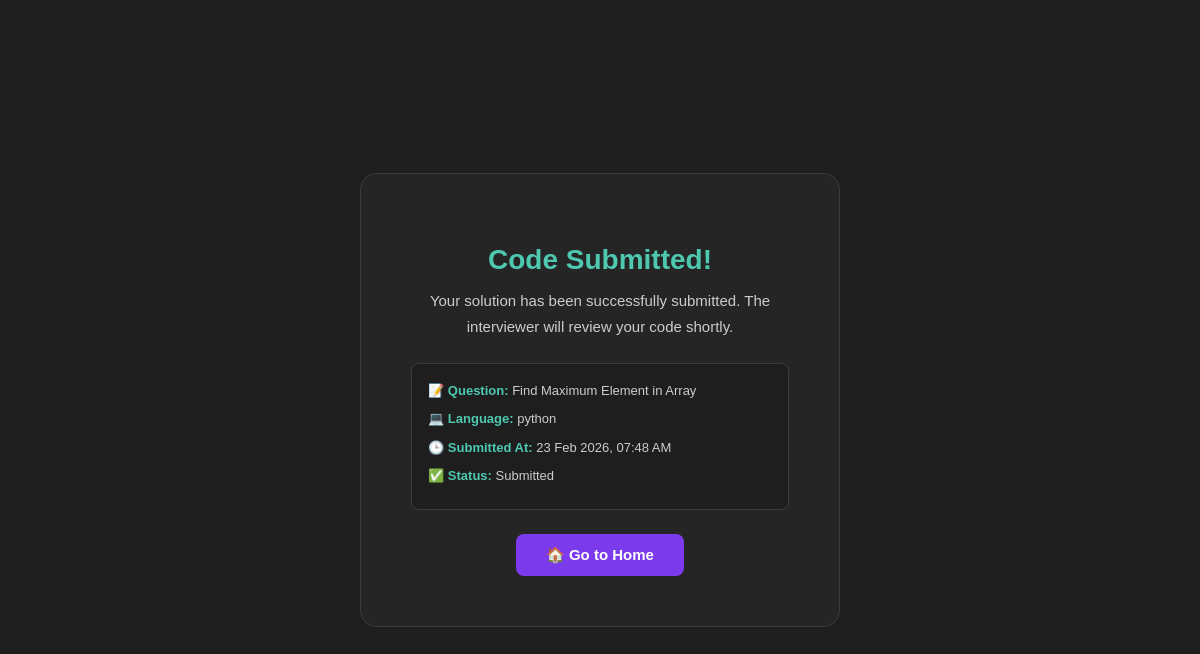
Page /success/2/ on the committed database.
### editor/models.py (models this page shows, shortened)
class CodeSubmission(models.Model):
    question = models.ForeignKey(CodingQuestion, on_delete=models.CASCADE, related_name='submissions')
    language = models.CharField(max_length=50)
    code = models.TextField()
    output = models.TextField(blank=True)
    stderr = models.TextField(blank=True)
    status = models.CharField(max_length=100, blank=True)
    submitted_at = models.DateTimeField(auto_now_add=True)

class CodingQuestion(models.Model):
    DIFFICULTY_CHOICES = [
        ('easy', 'Easy'),
        ('medium', 'Medium'),
        ('hard', 'Hard')
    ]
    topic = models.CharField(max_length=100)
    difficulty = models.CharField(max_length=20, choices=DIFFICULTY_CHOICES)
    language = models.CharField(max_length=50)
    title = models.CharField(max_length=200, blank=True)
    description = models.TextField()
    example_input = models.TextField(blank=True)
    example_output = models.TextField(blank=True)
    constraints = models.TextField(blank=True)
    starter_code = models.TextField(blank=True)
    created_at = models.DateTimeField(auto_now_add=True)

### editor/views.py (the view)
# urls.py: path('success/<int:submission_id>/', views.success, name='success'),  # add this
def success(request, submission_id):
    submission = CodeSubmission.objects.get(id=submission_id)
    return render(request, 'editor/success.html', {
        'submission': submission
    })

### editor/templates/editor/success.html (shortened to what this page needs)
<!DOCTYPE html>
<html>
<head>
</head>
<body>
  <div class="card">
    <h1>Code Submitted!</h1>
    <p>Your solution has been successfully submitted. The interviewer will review your code shortly.</p>
    <div class="info-box">
      <p>📝 <span>Question:</span> {{ submission.question.title }}</p>
      <p>💻 <span>Language:</span> {{ submission.language }}</p>
      <p>🕒 <span>Submitted At:</span> {{ submission.submitted_at|date:"d M Y, h:i A" }}</p>
      <p>✅ <span>Status:</span> {{ submission.status }}</p>
    </div>
    <a href="/" class="btn">🏠 Go to Home</a>
  </div>
</body>
</html>

### editor/templates/editor/success.html (style rules this page uses)
* { margin: 0; padding: 0; box-sizing: border-box; }
body { font-family: Arial, sans-serif; background: #1e1e1e; color: white; display: flex; justify-content: center; align-items: center; min-height: 100vh; }
.card { background: #252526; padding: 50px; border-radius: 16px; text-align: center; border: 1px solid #3c3c3c; max-width: 480px; width: 100%; }
h1 { color: #4ec9b0; font-size: 28px; margin-bottom: 12px; }
p { color: #ccc; font-size: 15px; line-height: 1.7; margin-bottom: 24px; }
.info-box { background: #1e1e1e; border: 1px solid #3c3c3c; border-radius: 8px; padding: 16px; margin-bottom: 24px; text-align: left; }
.info-box p { font-size: 13px; margin-bottom: 6px; color: #ccc; }
.info-box span { color: #4ec9b0; font-weight: bold; }
.btn { display: inline-block; padding: 12px 30px; background: #7c3aed; color: white; border: none; border-radius: 8px; font-size: 15px; cursor: pointer; text-decoration: none; font-weight: bold; }

### rows in the picture
CodeSubmission: question "Find Maximum Element in Array", language "python", submitted_at "23 Feb 2026, 07:48 AM", status "Submitted"
